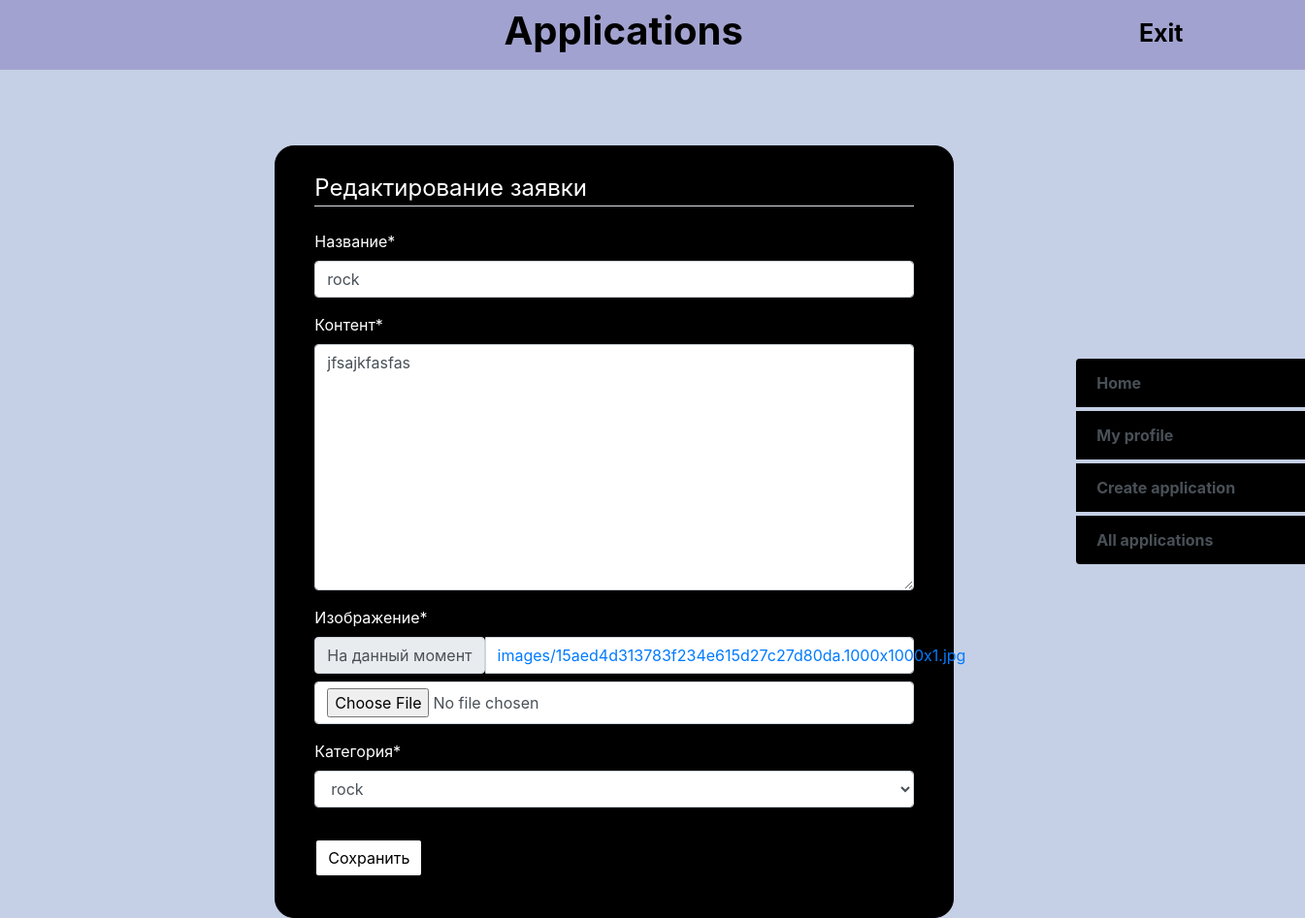
/request/1/edit/ (signed in), run on the app's committed database.
### app/models.py (models this page shows, shortened)
class DesignRequest(models.Model):
    STATUS_CHOICES = [('new', 'Новая'), ('in_progress', 'Принято в работу'),('completed', 'Выполнено'),
    ]
    title = models.CharField(max_length=100)
    content = models.TextField()
    created_at = models.DateTimeField(auto_now_add=True)
    updated_at = models.DateTimeField(auto_now=True)
    user = models.ForeignKey(User, on_delete=models.CASCADE)
    image = models.ImageField(upload_to='images')
    category = models.ForeignKey(Category, on_delete=models.CASCADE)
    status = models.CharField(max_length=20, choices=STATUS_CHOICES, default='new')
    comment = models.TextField(null=True, blank=True)
    image_after = models.ImageField(upload_to='images', null=True, blank=True)

class Category(models.Model):
    title = models.CharField(max_length=100)
    def __str__(self):
        return self.title

### app/views.py (the view)
# urls.py: path('request/<int:pk>/edit/', design_request_edit, name='design_request_edit'),
@login_required
def design_request_edit(request, pk):
    design_request = get_object_or_404(DesignRequest, pk=pk)
    if request.method == 'POST':
        form = DesignRequestForm(request.POST, request.FILES, instance=design_request)
        if form.is_valid():
            design_request = form.save(commit=False)
            if design_request.status == 'in_progress' and not design_request.comment:
                form.add_error('comment', 'При изменении статуса на "В процессе работы" нужно указать комментарий.')
            elif design_request.status == 'completed' and not design_request.image_after:
                form.add_error('image_after', 'При изменении статуса на "Сделано" необходимо прикрепить изображение.')
            else:
                design_request.save()
                return redirect('design_request_detail', pk=design_request.pk)
    else:
        if not request.user.is_superuser:
            form = DesignRequestForm(instance=design_request, initial={'status': design_request.status})
            form.fields['status'].widget = forms.HiddenInput()
            form.fields['image_after'].widget = forms.HiddenInput()
            form.fields['comment'].widget = forms.HiddenInput()
        else:
            form = DesignRequestForm(instance=design_request)
            if design_request.status == 'new':
                form.fields['status'].choices = [("in_progress", "В процессе работы"), ("completed", "Сделано")]
            elif design_request.status == 'in_progress':
                form.fields['status'].choices = [("completed", "Сделано"),]
    return render(request, 'design/design_request_form.html', {'form': form, "action": "edit"})

### app/forms.py
class DesignRequestForm(forms.ModelForm):
    class Meta:
        model = DesignRequest
        exclude = ['user']
        fields = ['title', 'content', 'image', 'category', 'status', 'comment', 'image_after']
        labels = {"status": "Статус", "title": "Название", "content": "Контент", "image": "Изображение", "category": "Категория", "comment": "Комментарий", "image_after": "Изображение после работы" }
        widgets = {
            "category": forms.Select(attrs={'class': "form-control"}),
            "comment": forms.Textarea(attrs={'class': "form-control"}),
            "status": forms.Select(attrs={'class': "form-control"}),
        }

### app/templates/design/design_request_form.html (shortened to what this page needs)
{% extends 'design/base.html' %}
{% load crispy_forms_tags %}
{% block content %}
<div class="content-section">
	<form method="POST" enctype="multipart/form-data">
		<fieldset class="form-group">
			<legend class="border-bottom mb-4">
				{% if action == "edit" %}Редактирование заявки{% else %}Создание заявки{% endif %}
			</legend>
			{{ form|crispy }}
		</fieldset>
		<div class="form-group">
			<button class="btn btn-outline-info" type="submit">
				{% if action == "edit" %}
				Сохранить
				{% else %}
				Create
				{%endif %}
			</button>
		</div>
	</form>
</div>
{% endblock %}

### app/static/design/main.css (style rules this page uses)
body { position:relative; margin-right:540px; color: #222831; background:#C5D0E6; margin-top: 100px; }
label, input { margin-right:15px; }
input { border:0; border-radius:10px; padding:8px 15px; }
.content-section { width:700px; background: black; margin-top:50px; padding: 25px 40px; border: 1px solid black; border-radius: 20px; }
.form-group { color:white; }
.btn { border:2px solid black; color:black; background:white; }

### data on the page
DesignRequest: title "rock", content "jfsajkfasfas", category "rock"
